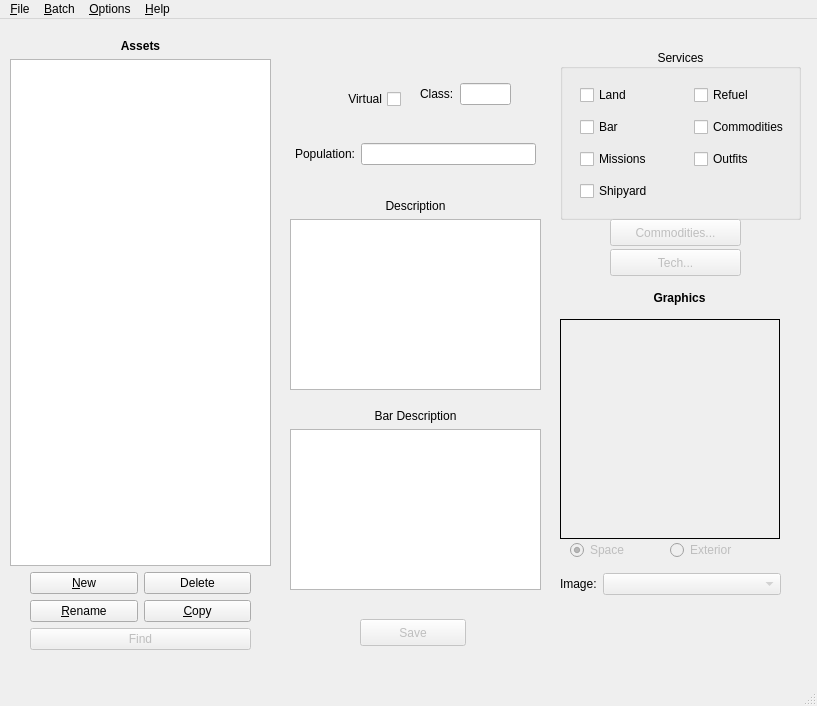
<?xml version="1.0" encoding="UTF-8"?>
<ui version="4.0">
 <author>Cypher</author>
 <class>MainWindow</class>
 <widget class="QMainWindow" name="MainWindow">
  <property name="geometry">
   <rect>
    <x>0</x>
    <y>0</y>
    <width>817</width>
    <height>706</height>
   </rect>
  </property>
  <property name="acceptDrops">
   <bool>false</bool>
  </property>
  <property name="windowTitle">
   <string>MainWindow</string>
  </property>
  <widget class="QWidget" name="centralwidget">
   <widget class="QWidget" name="verticalLayoutWidget">
    <property name="geometry">
     <rect>
      <x>10</x>
      <y>20</y>
      <width>261</width>
      <height>611</height>
     </rect>
    </property>
    <layout class="QVBoxLayout" name="verticalLayout">
     <item>
      <widget class="QLabel" name="label">
       <property name="font">
        <font>
         <weight>75</weight>
         <bold>true</bold>
        </font>
       </property>
       <property name="text">
        <string>Assets</string>
       </property>
       <property name="alignment">
        <set>Qt::AlignCenter</set>
       </property>
      </widget>
     </item>
     <item>
      <widget class="QListWidget" name="assetList"/>
     </item>
     <item>
      <layout class="QHBoxLayout" name="horizontalLayout_2">
       <property name="leftMargin">
        <number>20</number>
       </property>
       <property name="rightMargin">
        <number>20</number>
       </property>
       <item>
        <widget class="QPushButton" name="newButton">
         <property name="enabled">
          <bool>true</bool>
         </property>
         <property name="toolTip">
          <string>TODO</string>
         </property>
         <property name="text">
          <string>&amp;New</string>
         </property>
         <property name="checkable">
          <bool>false</bool>
         </property>
        </widget>
       </item>
       <item>
        <widget class="QPushButton" name="deleteButton">
         <property name="enabled">
          <bool>true</bool>
         </property>
         <property name="text">
          <string>Delete</string>
         </property>
        </widget>
       </item>
      </layout>
     </item>
     <item>
      <layout class="QHBoxLayout" name="horizontalLayout_4">
       <property name="leftMargin">
        <number>20</number>
       </property>
       <property name="rightMargin">
        <number>20</number>
       </property>
       <item>
        <widget class="QPushButton" name="renameButton">
         <property name="enabled">
          <bool>true</bool>
         </property>
         <property name="toolTip">
          <string>TODO</string>
         </property>
         <property name="text">
          <string>&amp;Rename</string>
         </property>
         <property name="checkable">
          <bool>false</bool>
         </property>
        </widget>
       </item>
       <item>
        <widget class="QPushButton" name="copyButton">
         <property name="enabled">
          <bool>true</bool>
         </property>
         <property name="toolTip">
          <string>TODO</string>
         </property>
         <property name="text">
          <string>&amp;Copy</string>
         </property>
         <property name="checkable">
          <bool>false</bool>
         </property>
        </widget>
       </item>
      </layout>
     </item>
     <item>
      <layout class="QHBoxLayout" name="horizontalLayout_6">
       <property name="leftMargin">
        <number>20</number>
       </property>
       <property name="rightMargin">
        <number>20</number>
       </property>
       <item>
        <widget class="QPushButton" name="findButton_2">
         <property name="enabled">
          <bool>false</bool>
         </property>
         <property name="text">
          <string>Find</string>
         </property>
        </widget>
       </item>
      </layout>
     </item>
    </layout>
   </widget>
   <widget class="QWidget" name="horizontalLayoutWidget_4">
    <property name="geometry">
     <rect>
      <x>300</x>
      <y>60</y>
      <width>101</width>
      <height>41</height>
     </rect>
    </property>
    <layout class="QHBoxLayout" name="horizontalLayout_5">
     <item>
      <widget class="QCheckBox" name="virtualCheck">
       <property name="sizePolicy">
        <sizepolicy hsizetype="Preferred" vsizetype="Fixed">
         <horstretch>0</horstretch>
         <verstretch>0</verstretch>
        </sizepolicy>
       </property>
       <property name="mouseTracking">
        <bool>false</bool>
       </property>
       <property name="layoutDirection">
        <enum>Qt::RightToLeft</enum>
       </property>
       <property name="autoFillBackground">
        <bool>false</bool>
       </property>
       <property name="text">
        <string>Virtual</string>
       </property>
      </widget>
     </item>
    </layout>
   </widget>
   <widget class="QGroupBox" name="serviceGroup">
    <property name="geometry">
     <rect>
      <x>560</x>
      <y>30</y>
      <width>241</width>
      <height>171</height>
     </rect>
    </property>
    <property name="title">
     <string>Services</string>
    </property>
    <property name="alignment">
     <set>Qt::AlignCenter</set>
    </property>
    <widget class="QWidget" name="gridLayoutWidget">
     <property name="geometry">
      <rect>
       <x>20</x>
       <y>30</y>
       <width>221</width>
       <height>131</height>
      </rect>
     </property>
     <layout class="QGridLayout" name="gridLayout">
      <item row="0" column="0">
       <widget class="QCheckBox" name="landCheck">
        <property name="text">
         <string>Land</string>
        </property>
       </widget>
      </item>
      <item row="0" column="1">
       <widget class="QCheckBox" name="refuelCheck">
        <property name="text">
         <string>Refuel</string>
        </property>
       </widget>
      </item>
      <item row="1" column="0">
       <widget class="QCheckBox" name="barCheck">
        <property name="text">
         <string>Bar</string>
        </property>
       </widget>
      </item>
      <item row="1" column="1">
       <widget class="QCheckBox" name="commodityCheck">
        <property name="text">
         <string>Commodities</string>
        </property>
       </widget>
      </item>
      <item row="2" column="0">
       <widget class="QCheckBox" name="missionCheck">
        <property name="text">
         <string>Missions</string>
        </property>
       </widget>
      </item>
      <item row="2" column="1">
       <widget class="QCheckBox" name="outfitCheck">
        <property name="text">
         <string>Outfits</string>
        </property>
       </widget>
      </item>
      <item row="3" column="0">
       <widget class="QCheckBox" name="shipyardCheck">
        <property name="text">
         <string>Shipyard</string>
        </property>
       </widget>
      </item>
     </layout>
    </widget>
   </widget>
   <widget class="QWidget" name="verticalLayoutWidget_2">
    <property name="geometry">
     <rect>
      <x>290</x>
      <y>180</y>
      <width>251</width>
      <height>191</height>
     </rect>
    </property>
    <layout class="QVBoxLayout" name="verticalLayout_2">
     <item>
      <widget class="QLabel" name="descriptionLabel">
       <property name="text">
        <string>Description</string>
       </property>
       <property name="alignment">
        <set>Qt::AlignCenter</set>
       </property>
      </widget>
     </item>
     <item>
      <widget class="QPlainTextEdit" name="descriptionBox"/>
     </item>
    </layout>
   </widget>
   <widget class="QWidget" name="verticalLayoutWidget_3">
    <property name="geometry">
     <rect>
      <x>290</x>
      <y>390</y>
      <width>251</width>
      <height>181</height>
     </rect>
    </property>
    <layout class="QVBoxLayout" name="verticalLayout_3">
     <item>
      <widget class="QLabel" name="bardescriptionLabel">
       <property name="text">
        <string>Bar Description</string>
       </property>
       <property name="alignment">
        <set>Qt::AlignCenter</set>
       </property>
      </widget>
     </item>
     <item>
      <widget class="QPlainTextEdit" name="bardescriptionBox"/>
     </item>
    </layout>
   </widget>
   <widget class="QPushButton" name="saveButton">
    <property name="enabled">
     <bool>false</bool>
    </property>
    <property name="geometry">
     <rect>
      <x>360</x>
      <y>600</y>
      <width>106</width>
      <height>27</height>
     </rect>
    </property>
    <property name="text">
     <string>Save</string>
    </property>
   </widget>
   <widget class="QPushButton" name="pushButton">
    <property name="enabled">
     <bool>false</bool>
    </property>
    <property name="geometry">
     <rect>
      <x>610</x>
      <y>200</y>
      <width>131</width>
      <height>27</height>
     </rect>
    </property>
    <property name="text">
     <string>Commodities...</string>
    </property>
   </widget>
   <widget class="QPushButton" name="pushButton_2">
    <property name="enabled">
     <bool>false</bool>
    </property>
    <property name="geometry">
     <rect>
      <x>610</x>
      <y>230</y>
      <width>131</width>
      <height>27</height>
     </rect>
    </property>
    <property name="text">
     <string>Tech...</string>
    </property>
   </widget>
   <widget class="QWidget" name="gridLayoutWidget_2">
    <property name="geometry">
     <rect>
      <x>420</x>
      <y>50</y>
      <width>91</width>
      <height>51</height>
     </rect>
    </property>
    <layout class="QGridLayout" name="gridLayout_2">
     <item row="0" column="0">
      <widget class="QLabel" name="label_2">
       <property name="sizePolicy">
        <sizepolicy hsizetype="Expanding" vsizetype="Preferred">
         <horstretch>0</horstretch>
         <verstretch>0</verstretch>
        </sizepolicy>
       </property>
       <property name="text">
        <string>Class:</string>
       </property>
      </widget>
     </item>
     <item row="0" column="1">
      <widget class="QLineEdit" name="classBox">
       <property name="maxLength">
        <number>1</number>
       </property>
      </widget>
     </item>
    </layout>
   </widget>
   <widget class="QWidget" name="gridLayoutWidget_3">
    <property name="geometry">
     <rect>
      <x>295</x>
      <y>110</y>
      <width>241</width>
      <height>51</height>
     </rect>
    </property>
    <layout class="QGridLayout" name="gridLayout_3">
     <item row="0" column="0">
      <widget class="QLabel" name="label_3">
       <property name="text">
        <string>Population:</string>
       </property>
      </widget>
     </item>
     <item row="0" column="1">
      <widget class="QLineEdit" name="populationBox">
       <property name="maxLength">
        <number>30</number>
       </property>
      </widget>
     </item>
    </layout>
   </widget>
   <widget class="QRadioButton" name="spaceRadio">
    <property name="enabled">
     <bool>false</bool>
    </property>
    <property name="geometry">
     <rect>
      <x>570</x>
      <y>520</y>
      <width>109</width>
      <height>22</height>
     </rect>
    </property>
    <property name="text">
     <string>Space</string>
    </property>
    <property name="checked">
     <bool>true</bool>
    </property>
   </widget>
   <widget class="QRadioButton" name="exteriorRadio">
    <property name="enabled">
     <bool>false</bool>
    </property>
    <property name="geometry">
     <rect>
      <x>670</x>
      <y>520</y>
      <width>109</width>
      <height>22</height>
     </rect>
    </property>
    <property name="text">
     <string>Exterior</string>
    </property>
   </widget>
   <widget class="QLabel" name="label_4">
    <property name="geometry">
     <rect>
      <x>550</x>
      <y>270</y>
      <width>259</width>
      <height>17</height>
     </rect>
    </property>
    <property name="font">
     <font>
      <weight>75</weight>
      <bold>true</bold>
     </font>
    </property>
    <property name="text">
     <string>Graphics</string>
    </property>
    <property name="alignment">
     <set>Qt::AlignCenter</set>
    </property>
   </widget>
   <widget class="QWidget" name="gridLayoutWidget_5">
    <property name="geometry">
     <rect>
      <x>560</x>
      <y>540</y>
      <width>221</width>
      <height>51</height>
     </rect>
    </property>
    <layout class="QGridLayout" name="gridLayout_5">
     <item row="0" column="2">
      <widget class="QComboBox" name="gfxCombo">
       <property name="enabled">
        <bool>false</bool>
       </property>
       <property name="sizePolicy">
        <sizepolicy hsizetype="MinimumExpanding" vsizetype="Fixed">
         <horstretch>0</horstretch>
         <verstretch>0</verstretch>
        </sizepolicy>
       </property>
      </widget>
     </item>
     <item row="0" column="1">
      <widget class="QLabel" name="label_5">
       <property name="text">
        <string>Image:</string>
       </property>
      </widget>
     </item>
    </layout>
   </widget>
   <widget class="QLabel" name="gfxLabel">
    <property name="geometry">
     <rect>
      <x>560</x>
      <y>300</y>
      <width>220</width>
      <height>220</height>
     </rect>
    </property>
    <property name="sizePolicy">
     <sizepolicy hsizetype="MinimumExpanding" vsizetype="MinimumExpanding">
      <horstretch>0</horstretch>
      <verstretch>0</verstretch>
     </sizepolicy>
    </property>
    <property name="frameShape">
     <enum>QFrame::Box</enum>
    </property>
    <property name="text">
     <string/>
    </property>
   </widget>
  </widget>
  <widget class="QMenuBar" name="menubar">
   <property name="geometry">
    <rect>
     <x>0</x>
     <y>0</y>
     <width>817</width>
     <height>25</height>
    </rect>
   </property>
   <widget class="QMenu" name="menu_File">
    <property name="title">
     <string>&amp;File</string>
    </property>
    <addaction name="action_New"/>
    <addaction name="action_Open"/>
    <addaction name="action_Save"/>
    <addaction name="action_Save_as"/>
    <addaction name="action_Close"/>
    <addaction name="action_Quit"/>
   </widget>
   <widget class="QMenu" name="menu_Options">
    <property name="title">
     <string>&amp;Options</string>
    </property>
    <addaction name="actionSet_Naev_Directory"/>
   </widget>
   <widget class="QMenu" name="menu_Help">
    <property name="title">
     <string>&amp;Help</string>
    </property>
    <addaction name="action_About"/>
   </widget>
   <widget class="QMenu" name="menu_Batch">
    <property name="title">
     <string>&amp;Batch</string>
    </property>
    <addaction name="actionBatch_Create"/>
    <addaction name="actionBatch_Edit"/>
   </widget>
   <addaction name="menu_File"/>
   <addaction name="menu_Batch"/>
   <addaction name="menu_Options"/>
   <addaction name="menu_Help"/>
  </widget>
  <widget class="QStatusBar" name="statusbar"/>
  <action name="action_New">
   <property name="enabled">
    <bool>false</bool>
   </property>
   <property name="text">
    <string>&amp;New</string>
   </property>
  </action>
  <action name="action_Quit">
   <property name="text">
    <string>&amp;Quit</string>
   </property>
  </action>
  <action name="action_Open">
   <property name="text">
    <string extracomment="Ctrl+O">&amp;Open</string>
   </property>
   <property name="toolTip">
    <string>Open an XML file</string>
   </property>
   <property name="shortcut">
    <string>Ctrl+O</string>
   </property>
  </action>
  <action name="action_Close">
   <property name="enabled">
    <bool>false</bool>
   </property>
   <property name="text">
    <string>&amp;Close</string>
   </property>
  </action>
  <action name="action_About">
   <property name="text">
    <string>&amp;About</string>
   </property>
  </action>
  <action name="action_Save">
   <property name="text">
    <string>&amp;Save</string>
   </property>
   <property name="shortcut">
    <string>Ctrl+S</string>
   </property>
  </action>
  <action name="action_Save_as">
   <property name="text">
    <string>Save As</string>
   </property>
  </action>
  <action name="actionSet_Naev_Directory">
   <property name="enabled">
    <bool>true</bool>
   </property>
   <property name="text">
    <string>Set Naev Directory</string>
   </property>
  </action>
  <action name="actionBatch_Edit">
   <property name="enabled">
    <bool>false</bool>
   </property>
   <property name="text">
    <string>Batch Edit</string>
   </property>
  </action>
  <action name="actionBatch_Create">
   <property name="enabled">
    <bool>false</bool>
   </property>
   <property name="text">
    <string>Batch Create</string>
   </property>
  </action>
 </widget>
 <resources/>
 <connections/>
</ui>
